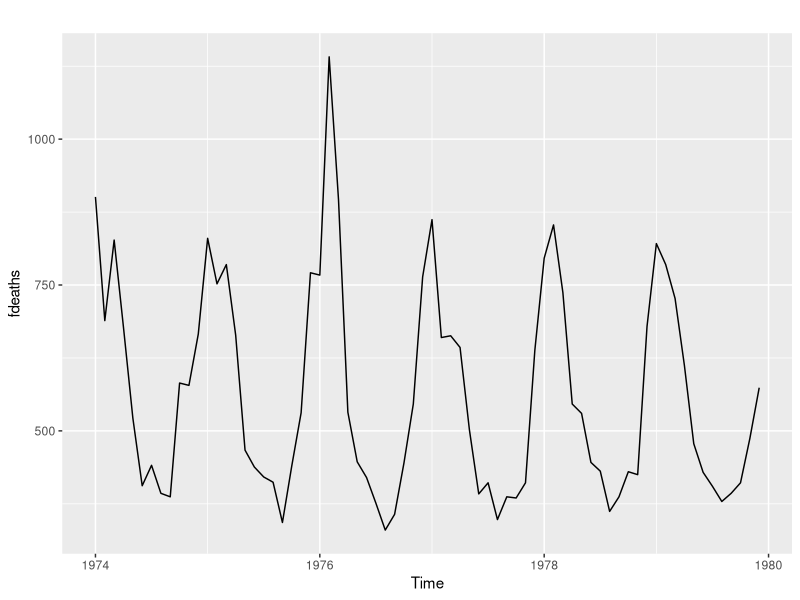
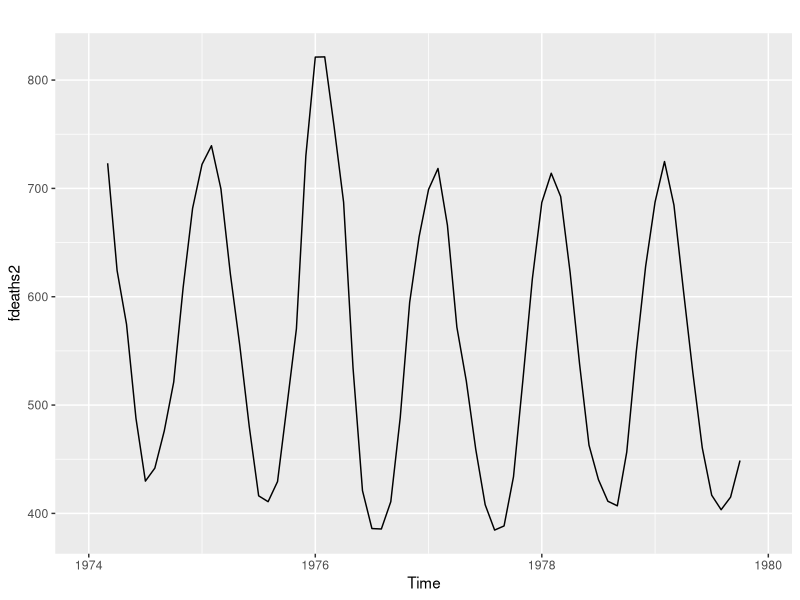
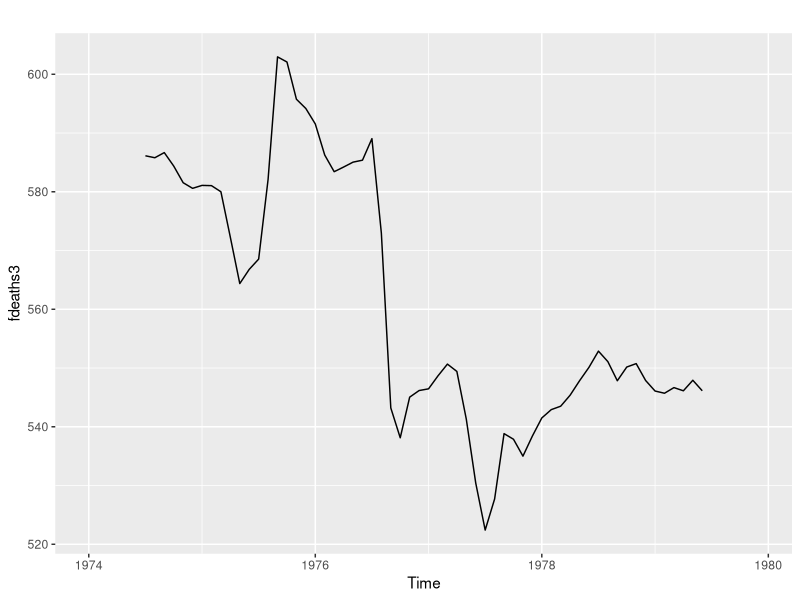
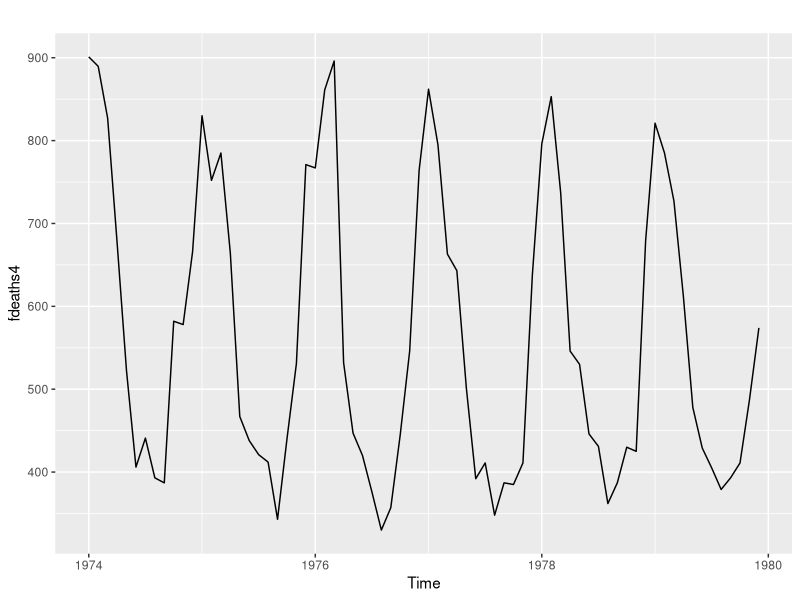
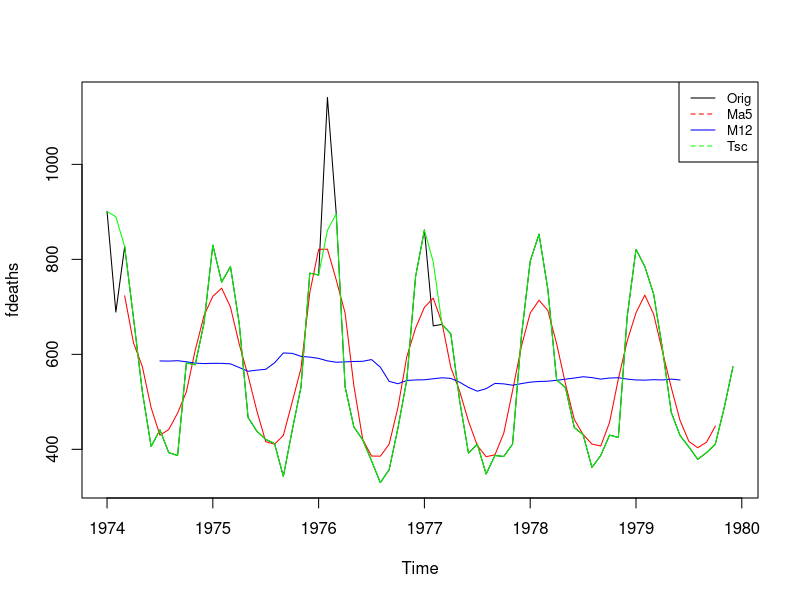

Write R code to recreate these figures, in order.
library(forecast)
library(ggplot2)

autoplot(fdeaths)

# aplicando uma media movel de 5 periodos
fdeaths2 <- ma(fdeaths, order = 5)
autoplot(fdeaths2)

# aplicando uma media movel de 12 periodos
fdeaths3 <- ma(fdeaths, order = 12)
autoplot(fdeaths3)

# tratando outliers
fdeaths4 <- tsclean(fdeaths)
autoplot(fdeaths4)

plot(fdeaths)
lines(fdeaths2, col="red")
lines(fdeaths3, col="blue")
lines(fdeaths4, col="green")
legend("topright", legend = c("Orig", "Ma5", "M12", "Tsc"), col = c("black", "red", "blue", "green"),
       lty =1:2, cex = 0.8)


